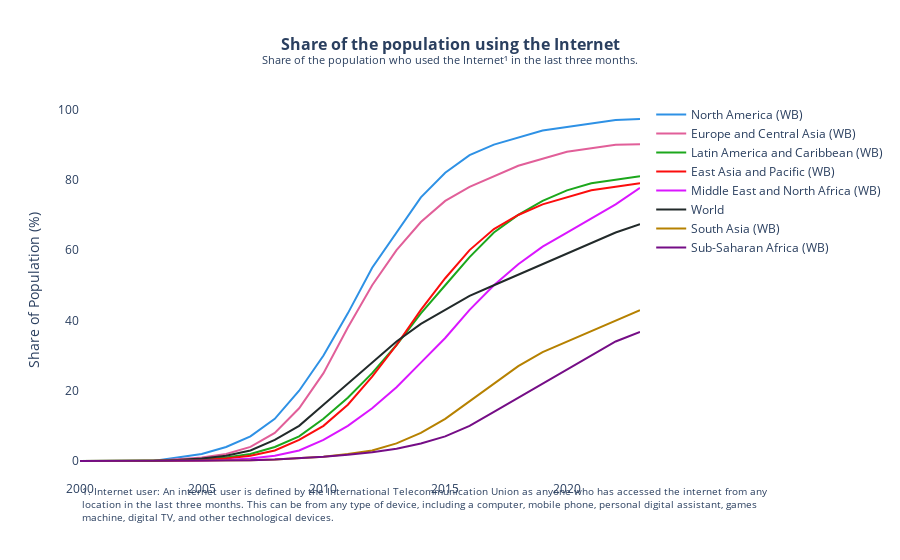

The notebook cell saved with this chart:
### Code cell
import plotly.express as px
import pandas as pd

# Data approximerad från bilden
data = {
    'Year': list(range(1990, 2024)),
    'North America (WB)': [0, 0, 0, 0, 1, 2, 4, 7, 12, 20, 30, 42, 55, 65, 75, 82, 87, 90, 92, 94, 95, 96, 97, 97.3],
    'Europe and Central Asia (WB)': [0, 0, 0, 0, 0.5, 1, 2, 4, 8, 15, 25, 38, 50, 60, 68, 74, 78, 81, 84, 86, 88, 89, 90, 90.1],
    'Latin America and Caribbean (WB)': [0, 0, 0, 0, 0.2, 0.5, 1, 2, 4, 7, 12, 18, 25, 33, 42, 50, 58, 65, 70, 74, 77, 79, 80, 81.0],
    'East Asia and Pacific (WB)': [0, 0, 0, 0, 0.1, 0.3, 0.7, 1.5, 3, 6, 10, 16, 24, 33, 43, 52, 60, 66, 70, 73, 75, 77, 78, 79.0],
    'Middle East and North Africa (WB)': [0, 0, 0, 0, 0.05, 0.1, 0.3, 0.7, 1.5, 3, 6, 10, 15, 21, 28, 35, 43, 50, 56, 61, 65, 69, 73, 77.7],
    'World': [0, 0, 0, 0, 0.3, 0.7, 1.5, 3, 6, 10, 16, 22, 28, 34, 39, 43, 47, 50, 53, 56, 59, 62, 65, 67.4],
    'South Asia (WB)': [0, 0, 0, 0, 0.01, 0.03, 0.1, 0.2, 0.4, 0.7, 1.2, 2, 3, 5, 8, 12, 17, 22, 27, 31, 34, 37, 40, 42.9], # Not alla år tillgängliga i bilden
    'Sub-Saharan Africa (WB)': [0, 0, 0, 0, 0.02, 0.05, 0.1, 0.2, 0.4, 0.7, 1.2, 1.8, 2.5, 3.5, 5, 7, 10, 14, 18, 22, 26, 30, 34, 36.7]
}

data['Year'] = list(range(2000, 2024)) 
df = pd.DataFrame(data)

fig = px.line(df, x='Year', y=['North America (WB)', 'Europe and Central Asia (WB)',
                               'Latin America and Caribbean (WB)', 'East Asia and Pacific (WB)',
                               'Middle East and North Africa (WB)', 'World',
                               'South Asia (WB)', 'Sub-Saharan Africa (WB)'],
              title='<b>Share of the population using the Internet</b><br><sup>Share of the population who used the Internet¹ in the last three months.</sup>',
              labels={'value': 'Share of Population (%)', 'Year': ''},
              color_discrete_sequence=px.colors.qualitative.Dark24) # Använder en distinkt färgpalett

fig.update_layout(
    xaxis=dict(title=''),
    legend_title_text='',
    title_x=0.5,
    font=dict(size=12),
    title_font=dict(size=16),
    plot_bgcolor='white',
    paper_bgcolor='white',
    hovermode='closest'
)

# Lägg till källan och noten (placerad längst ner)
fig.add_annotation(
    x=0,
    y=-0.30,
    xref="paper",
    yref="paper",
    text="Data source: International Telecommunication Union (via World Bank) (2025)",
    showarrow=False,
    align="left",
    font=dict(size=10)
)

fig.add_annotation(
    x=0,
    y=-0.12,
    xref="paper",
    yref="paper",
    text="1. Internet user: An internet user is defined by the International Telecommunication Union as anyone who has accessed the internet from any<br>location in the last three months. This can be from any type of device, including a computer, mobile phone, personal digital assistant, games<br>machine, digital TV, and other technological devices.",
    showarrow=False,
    align="left",
    font=dict(size=10)
)

fig.show()

### Figure 1 — Plotly figure (JSON) as saved in the notebook; plotly's stock layout.template omitted (floating-point values rounded to 4 significant figures)
{"data": [{"hovertemplate": "variable=North America (WB)<br>=%{x}<br>Share of Population (%)=%{y}<extra></extra>", "legendgroup": "North America (WB)", "line": {"color": "#2E91E5", "dash": "solid"}, "marker": {"symbol": "circle"}, "mode": "lines", "name": "North America (WB)", "orientation": "v", "showlegend": true, "type": "scatter", "x": [2000, 2001, 2002, 2003, 2004, 2005, 2006, 2007, 2008, 2009, 2010, 2011, 2012, 2013, 2014, 2015, 2016, 2017, 2018, 2019, 2020, 2021, 2022, 2023], "xaxis": "x", "y": [0.0, 0.0, 0.0, 0.0, 1.0, 2.0, 4.0, 7.0, 12.0, 20.0, 30.0, 42.0, 55.0, 65.0, 75.0, 82.0, 87.0, 90.0, 92.0, 94.0, 95.0, 96.0, 97.0, 97.3], "yaxis": "y"}, {"hovertemplate": "variable=Europe and Central Asia (WB)<br>=%{x}<br>Share of Population (%)=%{y}<extra></extra>", "legendgroup": "Europe and Central Asia (WB)", "line": {"color": "#E15F99", "dash": "solid"}, "marker": {"symbol": "circle"}, "mode": "lines", "name": "Europe and Central Asia (WB)", "orientation": "v", "showlegend": true, "type": "scatter", "x": [2000, 2001, 2002, 2003, 2004, 2005, 2006, 2007, 2008, 2009, 2010, 2011, 2012, 2013, 2014, 2015, 2016, 2017, 2018, 2019, 2020, 2021, 2022, 2023], "xaxis": "x", "y": [0.0, 0.0, 0.0, 0.0, 0.5, 1.0, 2.0, 4.0, 8.0, 15.0, 25.0, 38.0, 50.0, 60.0, 68.0, 74.0, 78.0, 81.0, 84.0, 86.0, 88.0, 89.0, 90.0, 90.1], "yaxis": "y"}, {"hovertemplate": "variable=Latin America and Caribbean (WB)<br>=%{x}<br>Share of Population (%)=%{y}<extra></extra>", "legendgroup": "Latin America and Caribbean (WB)", "line": {"color": "#1CA71C", "dash": "solid"}, "marker": {"symbol": "circle"}, "mode": "lines", "name": "Latin America and Caribbean (WB)", "orientation": "v", "showlegend": true, "type": "scatter", "x": [2000, 2001, 2002, 2003, 2004, 2005, 2006, 2007, 2008, 2009, 2010, 2011, 2012, 2013, 2014, 2015, 2016, 2017, 2018, 2019, 2020, 2021, 2022, 2023], "xaxis": "x", "y": [0.0, 0.0, 0.0, 0.0, 0.2, 0.5, 1.0, 2.0, 4.0, 7.0, 12.0, 18.0, 25.0, 33.0, 42.0, 50.0, 58.0, 65.0, 70.0, 74.0, 77.0, 79.0, 80.0, 81.0], "yaxis": "y"}, {"hovertemplate": "variable=East Asia and Pacific (WB)<br>=%{x}<br>Share of Population (%)=%{y}<extra></extra>", "legendgroup": "East Asia and Pacific (WB)", "line": {"color": "#FB0D0D", "dash": "solid"}, "marker": {"symbol": "circle"}, "mode": "lines", "name": "East Asia and Pacific (WB)", "orientation": "v", "showlegend": true, "type": "scatter", "x": [2000, 2001, 2002, 2003, 2004, 2005, 2006, 2007, 2008, 2009, 2010, 2011, 2012, 2013, 2014, 2015, 2016, 2017, 2018, 2019, 2020, 2021, 2022, 2023], "xaxis": "x", "y": [0.0, 0.0, 0.0, 0.0, 0.1, 0.3, 0.7, 1.5, 3.0, 6.0, 10.0, 16.0, 24.0, 33.0, 43.0, 52.0, 60.0, 66.0, 70.0, 73.0, 75.0, 77.0, 78.0, 79.0], "yaxis": "y"}, {"hovertemplate": "variable=Middle East and North Africa (WB)<br>=%{x}<br>Share of Population (%)=%{y}<extra></extra>", "legendgroup": "Middle East and North Africa (WB)", "line": {"color": "#DA16FF", "dash": "solid"}, "marker": {"symbol": "circle"}, "mode": "lines", "name": "Middle East and North Africa (WB)", "orientation": "v", "showlegend": true, "type": "scatter", "x": [2000, 2001, 2002, 2003, 2004, 2005, 2006, 2007, 2008, 2009, 2010, 2011, 2012, 2013, 2014, 2015, 2016, 2017, 2018, 2019, 2020, 2021, 2022, 2023], "xaxis": "x", "y": [0.0, 0.0, 0.0, 0.0, 0.05, 0.1, 0.3, 0.7, 1.5, 3.0, 6.0, 10.0, 15.0, 21.0, 28.0, 35.0, 43.0, 50.0, 56.0, 61.0, 65.0, 69.0, 73.0, 77.7], "yaxis": "y"}, {"hovertemplate": "variable=World<br>=%{x}<br>Share of Population (%)=%{y}<extra></extra>", "legendgroup": "World", "line": {"color": "#222A2A", "dash": "solid"}, "marker": {"symbol": "circle"}, "mode": "lines", "name": "World", "orientation": "v", "showlegend": true, "type": "scatter", "x": [2000, 2001, 2002, 2003, 2004, 2005, 2006, 2007, 2008, 2009, 2010, 2011, 2012, 2013, 2014, 2015, 2016, 2017, 2018, 2019, 2020, 2021, 2022, 2023], "xaxis": "x", "y": [0.0, 0.0, 0.0, 0.0, 0.3, 0.7, 1.5, 3.0, 6.0, 10.0, 16.0, 22.0, 28.0, 34.0, 39.0, 43.0, 47.0, 50.0, 53.0, 56.0, 59.0, 62.0, 65.0, 67.4], "yaxis": "y"}, {"hovertemplate": "variable=South Asia (WB)<br>=%{x}<br>Share of Population (%)=%{y}<extra></extra>", "legendgroup": "South Asia (WB)", "line": {"color": "#B68100", "dash": "solid"}, "marker": {"symbol": "circle"}, "mode": "lines", "name": "South Asia (WB)", "orientation": "v", "showlegend": true, "type": "scatter", "x": [2000, 2001, 2002, 2003, 2004, 2005, 2006, 2007, 2008, 2009, 2010, 2011, 2012, 2013, 2014, 2015, 2016, 2017, 2018, 2019, 2020, 2021, 2022, 2023], "xaxis": "x", "y": [0.0, 0.0, 0.0, 0.0, 0.01, 0.03, 0.1, 0.2, 0.4, 0.7, 1.2, 2.0, 3.0, 5.0, 8.0, 12.0, 17.0, 22.0, 27.0, 31.0, 34.0, 37.0, 40.0, 42.9], "yaxis": "y"}, {"hovertemplate": "variable=Sub-Saharan Africa (WB)<br>=%{x}<br>Share of Population (%)=%{y}<extra></extra>", "legendgroup": "Sub-Saharan Africa (WB)", "line": {"color": "#750D86", "dash": "solid"}, "marker": {"symbol": "circle"}, "mode": "lines", "name": "Sub-Saharan Africa (WB)", "orientation": "v", "showlegend": true, "type": "scatter", "x": [2000, 2001, 2002, 2003, 2004, 2005, 2006, 2007, 2008, 2009, 2010, 2011, 2012, 2013, 2014, 2015, 2016, 2017, 2018, 2019, 2020, 2021, 2022, 2023], "xaxis": "x", "y": [0.0, 0.0, 0.0, 0.0, 0.02, 0.05, 0.1, 0.2, 0.4, 0.7, 1.2, 1.8, 2.5, 3.5, 5.0, 7.0, 10.0, 14.0, 18.0, 22.0, 26.0, 30.0, 34.0, 36.7], "yaxis": "y"}], "layout": {"annotations": [{"align": "left", "font": {"size": 10}, "showarrow": false, "text": "Data source: International Telecommunication Union (via World Bank) (2025)", "x": 0, "xref": "paper", "y": -0.3, "yref": "paper"}, {"align": "left", "font": {"size": 10}, "showarrow": false, "text": "1. Internet user: An internet user is defined by the International Telecommunication Union as anyone who has accessed the internet from any<br>location in the last three months. This can be from any type of device, including a computer, mobile phone, personal digital assistant, games<br>machine, digital TV, and other technological devices.", "x": 0, "xref": "paper", "y": -0.12, "yref": "paper"}], "font": {"size": 12}, "hovermode": "closest", "legend": {"title": {"text": ""}, "tracegroupgap": 0}, "paper_bgcolor": "white", "plot_bgcolor": "white", "title": {"font": {"size": 16}, "text": "<b>Share of the population using the Internet</b><br><sup>Share of the population who used the Internet¹ in the last three months.</sup>", "x": 0.5}, "xaxis": {"anchor": "y", "domain": [0, 1], "title": {"text": ""}}, "yaxis": {"anchor": "x", "domain": [0, 1], "title": {"text": "Share of Population (%)"}}}}
